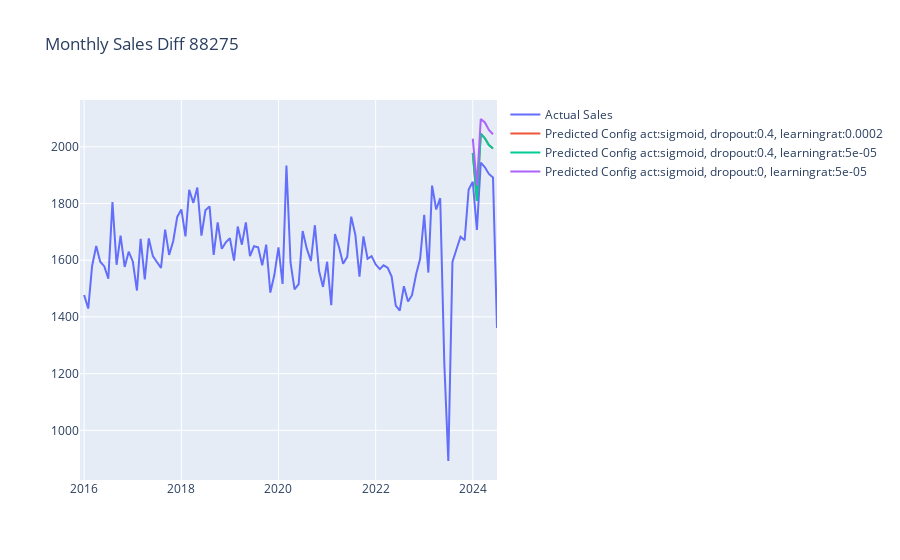

Here is the notebook cell this chart was saved with:
### Code cell
# Ejemplo de agregar predicciones de diferentes configuraciones del modelo
# Aquí puedes ir pasando df_result para cada una de tus configuraciones

# Primera configuración del modelo
agregar_prediccion(df_sales, df_result1, f'Predicted Config act:{act}, dropout:{dropout}, learningrat:{learning_rate}', plot_data)

# Crear la figura con todas las predicciones
fig = go.Figure(data=plot_data, layout=plot_layout)

# Mostrar la gráfica en el notebook
iplot(fig)
